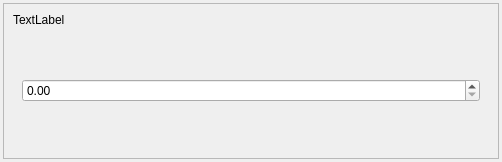
<?xml version="1.0" encoding="UTF-8"?>
<ui version="4.0">
 <class>ShaderGraphNodeInputWidget</class>
 <widget class="QWidget" name="ShaderGraphNodeInputWidget">
  <property name="geometry">
   <rect>
    <x>0</x>
    <y>0</y>
    <width>502</width>
    <height>162</height>
   </rect>
  </property>
  <property name="windowTitle">
   <string>Form</string>
  </property>
  <layout class="QHBoxLayout" name="horizontalLayout_2">
   <property name="leftMargin">
    <number>3</number>
   </property>
   <property name="topMargin">
    <number>3</number>
   </property>
   <property name="rightMargin">
    <number>3</number>
   </property>
   <property name="bottomMargin">
    <number>3</number>
   </property>
   <item>
    <widget class="QFrame" name="frame">
     <property name="frameShape">
      <enum>QFrame::Shape::StyledPanel</enum>
     </property>
     <property name="frameShadow">
      <enum>QFrame::Shadow::Raised</enum>
     </property>
     <layout class="QVBoxLayout" name="verticalLayout">
      <item>
       <widget class="QLabel" name="typeName">
        <property name="text">
         <string>TextLabel</string>
        </property>
       </widget>
      </item>
      <item>
       <widget class="QStackedWidget" name="type">
        <property name="currentIndex">
         <number>0</number>
        </property>
        <widget class="QWidget" name="float1Page">
         <layout class="QGridLayout" name="gridLayout_2">
          <item row="0" column="0">
           <widget class="QDoubleSpinBox" name="valueF1X"/>
          </item>
         </layout>
        </widget>
        <widget class="QWidget" name="float2Page">
         <layout class="QHBoxLayout" name="horizontalLayout">
          <item>
           <widget class="QLabel" name="valueF2X">
            <property name="sizePolicy">
             <sizepolicy hsizetype="Maximum" vsizetype="Preferred">
              <horstretch>0</horstretch>
              <verstretch>0</verstretch>
             </sizepolicy>
            </property>
            <property name="text">
             <string>X:</string>
            </property>
           </widget>
          </item>
          <item>
           <widget class="QDoubleSpinBox" name="doubleSpinBox_2"/>
          </item>
          <item>
           <widget class="QLabel" name="valueF2Y">
            <property name="sizePolicy">
             <sizepolicy hsizetype="Maximum" vsizetype="Preferred">
              <horstretch>0</horstretch>
              <verstretch>0</verstretch>
             </sizepolicy>
            </property>
            <property name="text">
             <string>Y:</string>
            </property>
           </widget>
          </item>
          <item>
           <widget class="QDoubleSpinBox" name="doubleSpinBox_3"/>
          </item>
         </layout>
        </widget>
        <widget class="QWidget" name="float3Page">
         <layout class="QHBoxLayout" name="horizontalLayout_3">
          <item>
           <widget class="QLabel" name="label_5">
            <property name="sizePolicy">
             <sizepolicy hsizetype="Maximum" vsizetype="Preferred">
              <horstretch>0</horstretch>
              <verstretch>0</verstretch>
             </sizepolicy>
            </property>
            <property name="text">
             <string>X:</string>
            </property>
           </widget>
          </item>
          <item>
           <widget class="QDoubleSpinBox" name="valueF3X"/>
          </item>
          <item>
           <widget class="QLabel" name="label_6">
            <property name="sizePolicy">
             <sizepolicy hsizetype="Maximum" vsizetype="Preferred">
              <horstretch>0</horstretch>
              <verstretch>0</verstretch>
             </sizepolicy>
            </property>
            <property name="text">
             <string>Y:</string>
            </property>
           </widget>
          </item>
          <item>
           <widget class="QDoubleSpinBox" name="valueF3Y"/>
          </item>
          <item>
           <widget class="QLabel" name="label_7">
            <property name="sizePolicy">
             <sizepolicy hsizetype="Maximum" vsizetype="Preferred">
              <horstretch>0</horstretch>
              <verstretch>0</verstretch>
             </sizepolicy>
            </property>
            <property name="text">
             <string>Z:</string>
            </property>
           </widget>
          </item>
          <item>
           <widget class="QDoubleSpinBox" name="valueF3Z"/>
          </item>
         </layout>
        </widget>
        <widget class="QWidget" name="float4Page">
         <layout class="QHBoxLayout" name="horizontalLayout_4">
          <item>
           <widget class="QLabel" name="label_8">
            <property name="sizePolicy">
             <sizepolicy hsizetype="Maximum" vsizetype="Preferred">
              <horstretch>0</horstretch>
              <verstretch>0</verstretch>
             </sizepolicy>
            </property>
            <property name="text">
             <string>X:</string>
            </property>
           </widget>
          </item>
          <item>
           <widget class="QDoubleSpinBox" name="valueF4X"/>
          </item>
          <item>
           <widget class="QLabel" name="label_9">
            <property name="sizePolicy">
             <sizepolicy hsizetype="Maximum" vsizetype="Preferred">
              <horstretch>0</horstretch>
              <verstretch>0</verstretch>
             </sizepolicy>
            </property>
            <property name="text">
             <string>Y:</string>
            </property>
           </widget>
          </item>
          <item>
           <widget class="QDoubleSpinBox" name="valueF4Y"/>
          </item>
          <item>
           <widget class="QLabel" name="label_10">
            <property name="sizePolicy">
             <sizepolicy hsizetype="Maximum" vsizetype="Preferred">
              <horstretch>0</horstretch>
              <verstretch>0</verstretch>
             </sizepolicy>
            </property>
            <property name="text">
             <string>Z:</string>
            </property>
           </widget>
          </item>
          <item>
           <widget class="QDoubleSpinBox" name="valueF4Z"/>
          </item>
          <item>
           <widget class="QLabel" name="label_11">
            <property name="sizePolicy">
             <sizepolicy hsizetype="Maximum" vsizetype="Preferred">
              <horstretch>0</horstretch>
              <verstretch>0</verstretch>
             </sizepolicy>
            </property>
            <property name="text">
             <string>W:</string>
            </property>
           </widget>
          </item>
          <item>
           <widget class="QDoubleSpinBox" name="valueF4W"/>
          </item>
         </layout>
        </widget>
       </widget>
      </item>
     </layout>
    </widget>
   </item>
  </layout>
 </widget>
 <resources/>
 <connections/>
</ui>
